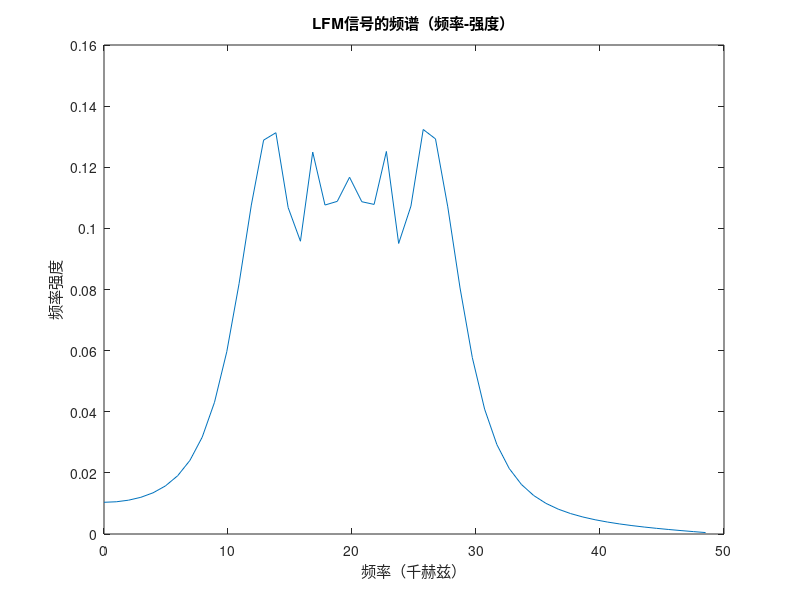

The MATLAB source for this figure:
Fs = 100e3;          % 采样率100kHz，100e3就是100000，意思是每秒采集100000个点（点越多，信号越精细）
T = 1e-3;            % 脉冲宽度1ms：1e-3就是0.001秒（1毫秒），也就是这个信号持续的时间
f0 = 10e3;           % 中心频率10kHz：10e3就是10000赫兹（10kHz），信号的基础频率
K = 20e6;            % 调频率：20MHz/s20e6就是20000000，意思是信号频率每秒变化20MHz（频率会越来越高或低）

% 生成时间序列（相当于给信号打"时间戳"）
% 0:1/Fs:T 表示从0开始，每次增加1/Fs（也就是1/100000=0.00001秒），直到达到T（0.001秒）
t = 0:1/Fs:T;      % 这样得到的是一系列时间点，比如0、0.00001、0.00002...0.001秒 

% 生成LFM信号（线性调频信号，频率会随时间变化，像救护车声音由低变高）
% cos()里的是信号的"相位"，决定了信号的变化规律：
% 2*pi*f0*t 是基础频率的相位（固定频率部分）
% pi*K*t.^2 是调频部分（让频率随时间变，t.^2表示时间的平方）
lfm_signal = cos(2*pi*f0*t + pi*K*t.^2);  
    % 生成LFM信号

% 画信号的波形图（看信号随时间的变化）
% t*1e3 是把时间单位从秒换成毫秒（1秒=1000毫秒，方便看图）
% 横轴是时间（毫秒），纵轴是信号的幅度（高低起伏）
plot(t*1e3, lfm_signal)
% 可以加上图的标题和坐标轴名称，更清楚（这里原代码没加，补充一下会更好）
title('LFM信号的波形（时间-幅度）')
xlabel('时间（毫秒）')
ylabel('信号幅度')

% 下面开始分析信号的频谱（看信号里包含哪些频率）
N = length(t); % 计算时间点的数量（也就是信号有多少个点）
% 计算频率序列（确定横轴显示哪些频率）
% Fs*(0:N/2-1)/N 是把频率范围转换成实际的赫兹数，只取前一半（因为频谱是对称的）
f = Fs*(0:N/2-1)/N; 
% 用FFT计算频谱（把信号从"时间域"转到"频率域"，看有哪些频率成分）
% abs()取幅度（频率的强弱），/N是归一化（让幅度大小更合理）
spectrum = abs(fft(lfm_signal,N)/N); 
% 画频谱图
% f/1e3 是把频率单位从赫兹换成千赫兹（1kHz=1000Hz，方便看图）
% 横轴是频率（千赫兹），纵轴是频率的强度
plot(f/1e3, spectrum(1:N/2))
% 加上标题和坐标轴名称
title('LFM信号的频谱（频率-强度）')
xlabel('频率（千赫兹）')
ylabel('频率强度')